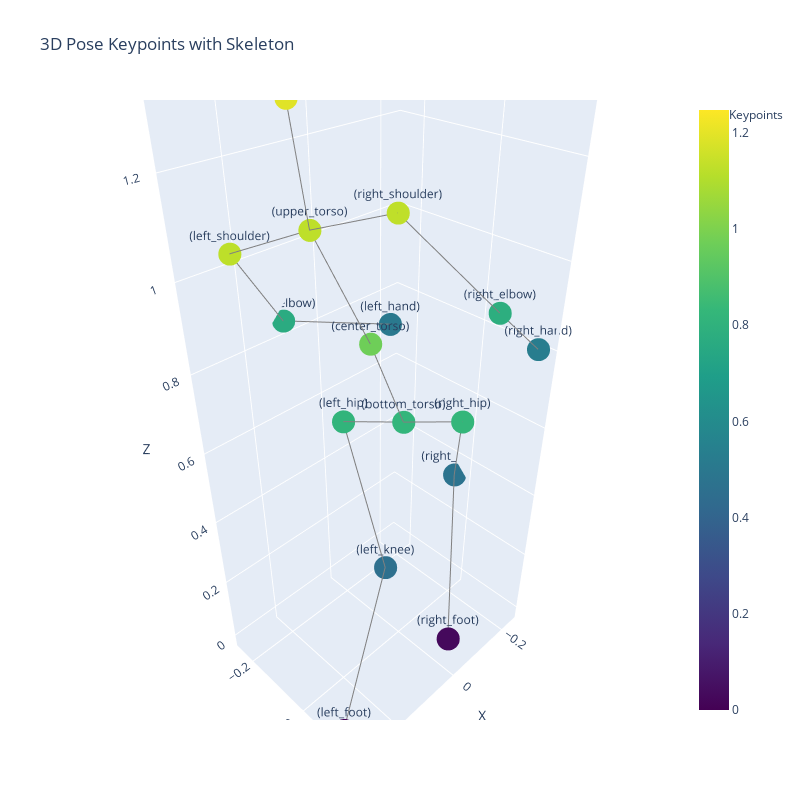

The cell this chart's notebook holds for it:
### Code cell
import plotly.graph_objects as go
import numpy as np

# Extract keypoints
keypoints = rula_girl['predictions'][0][0]['keypoints']
keypoints = np.array(keypoints)

# Define the connections for the skeleton
# Each tuple represents (start_point_idx, end_point_idx)
skeleton_connections = [
    # Torso
    (0, 7),  # bottom_torso to center_torso
    (7, 8),  # center_torso to upper_torso
    (8, 9),  # upper_torso to neck_base
    (9, 10), # neck_base to center_head
    
    # Left leg
    (0, 1),  # bottom_torso to left_hip
    (1, 2),  # left_hip to left_knee
    (2, 3),  # left_knee to left_foot
    
    # Right leg
    (0, 4),  # bottom_torso to right_hip
    (4, 5),  # right_hip to right_knee
    (5, 6),  # right_knee to right_foot
    
    # Left arm
    (8, 14), # upper_torso to left_shoulder
    (14, 15),# left_shoulder to left_elbow
    (15, 16),# left_elbow to left_hand
    
    # Right arm
    (8, 11), # upper_torso to right_shoulder
    (11, 12),# right_shoulder to right_elbow
    (12, 13), # right_elbow to right_hand
    
]

# Create figure
fig = go.Figure()

# Add points
fig.add_trace(go.Scatter3d(
    x=keypoints[:, 0],
    y=keypoints[:, 1],
    z=keypoints[:, 2],
    mode='markers+text',
    marker=dict(
        size=8,
        color=z,
        colorscale='Viridis',
        showscale=True
    ),
    text=[f'({keypoints_names[i]})' for i, name in enumerate(keypoints)],
    hovertemplate='<b>%{text}</b><br>' +
                  'x: %{x:.3f}<br>' +
                  'y: %{y:.3f}<br>' +
                  'z: %{z:.3f}<br>'
                  ,
    name='Keypoints'
))

# Add lines for skeleton
for connection in skeleton_connections:
    start_idx, end_idx = connection
    fig.add_trace(go.Scatter3d(
        x=[keypoints[start_idx][0], keypoints[end_idx][0]],
        y=[keypoints[start_idx][1], keypoints[end_idx][1]],
        z=[keypoints[start_idx][2], keypoints[end_idx][2]],
        mode='lines',
        line=dict(color='gray', width=2),
        hoverinfo='skip',
        showlegend=False
    ))

# Update layout
fig.update_layout(
    title='3D Pose Keypoints with Skeleton',
    scene=dict(
        xaxis_title = 'X',#'X',
        yaxis_title = 'Y',#'Z',
        zaxis_title = 'Z',#'Y',
        aspectmode='data'
    ),
    width=800,
    height=800
)

# Show the plot
fig.show()

### Figure 1 — Plotly figure (JSON) as saved in the notebook; plotly's stock layout.template omitted (floating-point values rounded to 4 significant figures)
{"data": [{"hovertemplate": "<b>%{text}</b><br>x: %{x:.3f}<br>y: %{y:.3f}<br>z: %{z:.3f}<br>", "marker": {"color": [0.818, 0.8125, 0.4596, 0, 0.8237, 0.4754, 0.02893, 0.9701, 1.126, 1.191, 1.247, 1.128, 0.7802, 0.5261, 1.124, 0.7656, 0.5066], "colorscale": [[0, "#440154"], [0.1111, "#482878"], [0.2222, "#3e4989"], [0.3333, "#31688e"], [0.4444, "#26828e"], [0.5556, "#1f9e89"], [0.6667, "#35b779"], [0.7778, "#6ece58"], [0.8889, "#b5de2b"], [1, "#fde725"]], "showscale": true, "size": 8}, "mode": "markers+text", "name": "Keypoints", "text": ["(bottom_torso)", "(left_hip)", "(left_knee)", "(left_foot)", "(right_hip)", "(right_knee)", "(right_foot)", "(center_torso)", "(upper_torso)", "(neck_base)", "(center_head)", "(right_shoulder)", "(right_elbow)", "(right_hand)", "(left_shoulder)", "(left_elbow)", "(left_hand)"], "type": "scatter3d", "x": [0, 0.07614, 0.04978, 0.3146, -0.07397, -0.2415, -0.03866, 0.09975, 0.1988, 0.1845, 0.2124, 0.1051, -0.05831, -0.2155, 0.2786, 0.1051, -0.1391], "y": [0, -0.1082, -0.002726, 0.1263, 0.1007, -0.03839, 0.1365, 0.002469, -0.03764, -0.09529, -0.05458, 0.07374, 0.1774, 0.172, -0.1608, -0.2551, -0.1771], "z": [0.6517, 0.6364, 0.2398, 0, 0.6663, 0.3375, 0.01614, 0.8868, 1.128, 1.322, 1.365, 1.162, 0.9583, 0.8139, 1.072, 0.8391, 0.7668]}, {"hoverinfo": "skip", "line": {"color": "gray", "width": 2}, "mode": "lines", "showlegend": false, "type": "scatter3d", "x": [0, 0.09975], "y": [0, 0.002469], "z": [0.6517, 0.8868]}, {"hoverinfo": "skip", "line": {"color": "gray", "width": 2}, "mode": "lines", "showlegend": false, "type": "scatter3d", "x": [0.09975, 0.1988], "y": [0.002469, -0.03764], "z": [0.8868, 1.128]}, {"hoverinfo": "skip", "line": {"color": "gray", "width": 2}, "mode": "lines", "showlegend": false, "type": "scatter3d", "x": [0.1988, 0.1845], "y": [-0.03764, -0.09529], "z": [1.128, 1.322]}, {"hoverinfo": "skip", "line": {"color": "gray", "width": 2}, "mode": "lines", "showlegend": false, "type": "scatter3d", "x": [0.1845, 0.2124], "y": [-0.09529, -0.05458], "z": [1.322, 1.365]}, {"hoverinfo": "skip", "line": {"color": "gray", "width": 2}, "mode": "lines", "showlegend": false, "type": "scatter3d", "x": [0, 0.07614], "y": [0, -0.1082], "z": [0.6517, 0.6364]}, {"hoverinfo": "skip", "line": {"color": "gray", "width": 2}, "mode": "lines", "showlegend": false, "type": "scatter3d", "x": [0.07614, 0.04978], "y": [-0.1082, -0.002726], "z": [0.6364, 0.2398]}, {"hoverinfo": "skip", "line": {"color": "gray", "width": 2}, "mode": "lines", "showlegend": false, "type": "scatter3d", "x": [0.04978, 0.3146], "y": [-0.002726, 0.1263], "z": [0.2398, 0]}, {"hoverinfo": "skip", "line": {"color": "gray", "width": 2}, "mode": "lines", "showlegend": false, "type": "scatter3d", "x": [0, -0.07397], "y": [0, 0.1007], "z": [0.6517, 0.6663]}, {"hoverinfo": "skip", "line": {"color": "gray", "width": 2}, "mode": "lines", "showlegend": false, "type": "scatter3d", "x": [-0.07397, -0.2415], "y": [0.1007, -0.03839], "z": [0.6663, 0.3375]}, {"hoverinfo": "skip", "line": {"color": "gray", "width": 2}, "mode": "lines", "showlegend": false, "type": "scatter3d", "x": [-0.2415, -0.03866], "y": [-0.03839, 0.1365], "z": [0.3375, 0.01614]}, {"hoverinfo": "skip", "line": {"color": "gray", "width": 2}, "mode": "lines", "showlegend": false, "type": "scatter3d", "x": [0.1988, 0.2786], "y": [-0.03764, -0.1608], "z": [1.128, 1.072]}, {"hoverinfo": "skip", "line": {"color": "gray", "width": 2}, "mode": "lines", "showlegend": false, "type": "scatter3d", "x": [0.2786, 0.1051], "y": [-0.1608, -0.2551], "z": [1.072, 0.8391]}, {"hoverinfo": "skip", "line": {"color": "gray", "width": 2}, "mode": "lines", "showlegend": false, "type": "scatter3d", "x": [0.1051, -0.1391], "y": [-0.2551, -0.1771], "z": [0.8391, 0.7668]}, {"hoverinfo": "skip", "line": {"color": "gray", "width": 2}, "mode": "lines", "showlegend": false, "type": "scatter3d", "x": [0.1988, 0.1051], "y": [-0.03764, 0.07374], "z": [1.128, 1.162]}, {"hoverinfo": "skip", "line": {"color": "gray", "width": 2}, "mode": "lines", "showlegend": false, "type": "scatter3d", "x": [0.1051, -0.05831], "y": [0.07374, 0.1774], "z": [1.162, 0.9583]}, {"hoverinfo": "skip", "line": {"color": "gray", "width": 2}, "mode": "lines", "showlegend": false, "type": "scatter3d", "x": [-0.05831, -0.2155], "y": [0.1774, 0.172], "z": [0.9583, 0.8139]}], "layout": {"height": 800, "scene": {"aspectmode": "data", "xaxis": {"title": {"text": "X"}}, "yaxis": {"title": {"text": "Y"}}, "zaxis": {"title": {"text": "Z"}}}, "title": {"text": "3D Pose Keypoints with Skeleton"}, "width": 800}}
